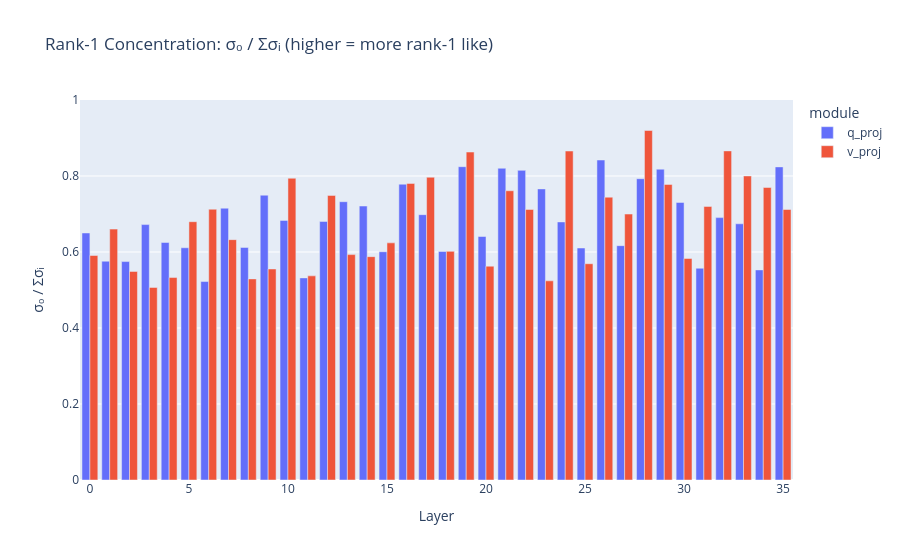

Write notebook code for a chart like this one.
### Code cell
# Ratio: σ₀ / Σσᵢ — how rank-1 dominant is each layer?
df_w["sv_concentration"] = df_w["singular_values"].apply(
    lambda svs: svs[0] / sum(svs) if sum(svs) > 0 else 0
)

fig = px.bar(
    df_w,
    x="layer_idx",
    y="sv_concentration",
    color="module",
    barmode="group",
    title="Rank-1 Concentration: σ₀ / Σσᵢ (higher = more rank-1 like)",
    labels={"layer_idx": "Layer", "sv_concentration": "σ₀ / Σσᵢ"},
)
fig.update_yaxes(range=[0, 1])
fig.show()

### Figure 1 — Plotly figure (JSON) as saved in the notebook; plotly's stock layout.template omitted (floating-point values rounded to 4 significant figures)
{"data": [{"alignmentgroup": "True", "hovertemplate": "module=q_proj<br>Layer=%{x}<br>σ₀ / Σσᵢ=%{y}<extra></extra>", "legendgroup": "q_proj", "marker": {"color": "#636efa", "pattern": {"shape": ""}}, "name": "q_proj", "offsetgroup": "q_proj", "orientation": "v", "showlegend": true, "textposition": "auto", "type": "bar", "x": [0, 1, 2, 3, 4, 5, 6, 7, 8, 9, 10, 11, 12, 13, 14, 15, 16, 17, 18, 19, 20, 21, 22, 23, 24, 25, 26, 27, 28, 29, 30, 31, 32, 33, 34, 35], "xaxis": "x", "y": [0.6501, 0.5758, 0.5748, 0.6721, 0.625, 0.6111, 0.5222, 0.7153, 0.612, 0.7495, 0.6831, 0.5319, 0.6804, 0.7324, 0.721, 0.6007, 0.7784, 0.6982, 0.6015, 0.8245, 0.6408, 0.8204, 0.8148, 0.7661, 0.6791, 0.6105, 0.8421, 0.6167, 0.7929, 0.8179, 0.7304, 0.5573, 0.6905, 0.6742, 0.5529, 0.824], "yaxis": "y"}, {"alignmentgroup": "True", "hovertemplate": "module=v_proj<br>Layer=%{x}<br>σ₀ / Σσᵢ=%{y}<extra></extra>", "legendgroup": "v_proj", "marker": {"color": "#EF553B", "pattern": {"shape": ""}}, "name": "v_proj", "offsetgroup": "v_proj", "orientation": "v", "showlegend": true, "textposition": "auto", "type": "bar", "x": [0, 1, 2, 3, 4, 5, 6, 7, 8, 9, 10, 11, 12, 13, 14, 15, 16, 17, 18, 19, 20, 21, 22, 23, 24, 25, 26, 27, 28, 29, 30, 31, 32, 33, 34, 35], "xaxis": "x", "y": [0.5908, 0.6602, 0.5489, 0.5067, 0.5327, 0.6797, 0.7125, 0.6326, 0.5293, 0.5554, 0.7941, 0.5372, 0.7489, 0.5931, 0.5878, 0.624, 0.7806, 0.7967, 0.6017, 0.863, 0.5627, 0.7612, 0.712, 0.5241, 0.8657, 0.5691, 0.7443, 0.6998, 0.9198, 0.7778, 0.5828, 0.72, 0.866, 0.8001, 0.7699, 0.7118], "yaxis": "y"}], "layout": {"barmode": "group", "legend": {"title": {"text": "module"}, "tracegroupgap": 0}, "title": {"text": "Rank-1 Concentration: σ₀ / Σσᵢ (higher = more rank-1 like)"}, "xaxis": {"anchor": "y", "domain": [0, 1], "title": {"text": "Layer"}}, "yaxis": {"anchor": "x", "domain": [0, 1], "range": [0, 1], "title": {"text": "σ₀ / Σσᵢ"}}}}
